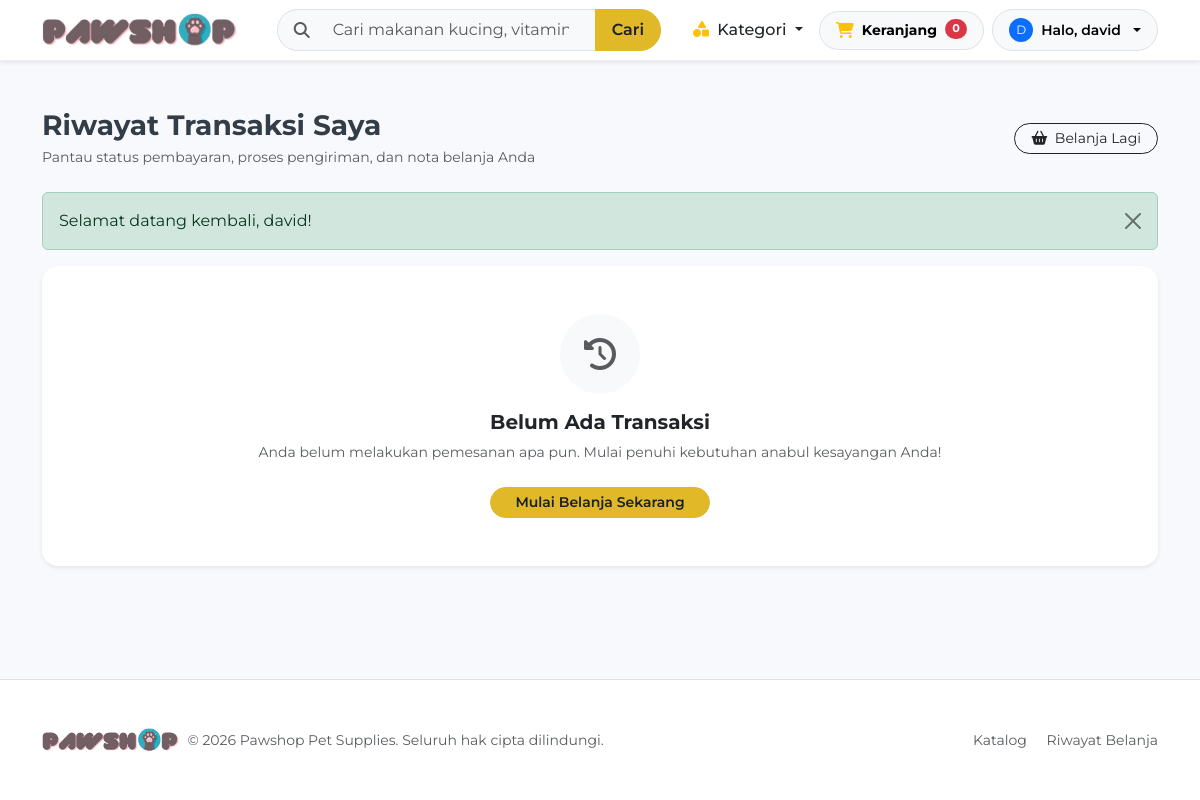
/customer/transactions.php (signed in), run on an earlier commit of the app's database.
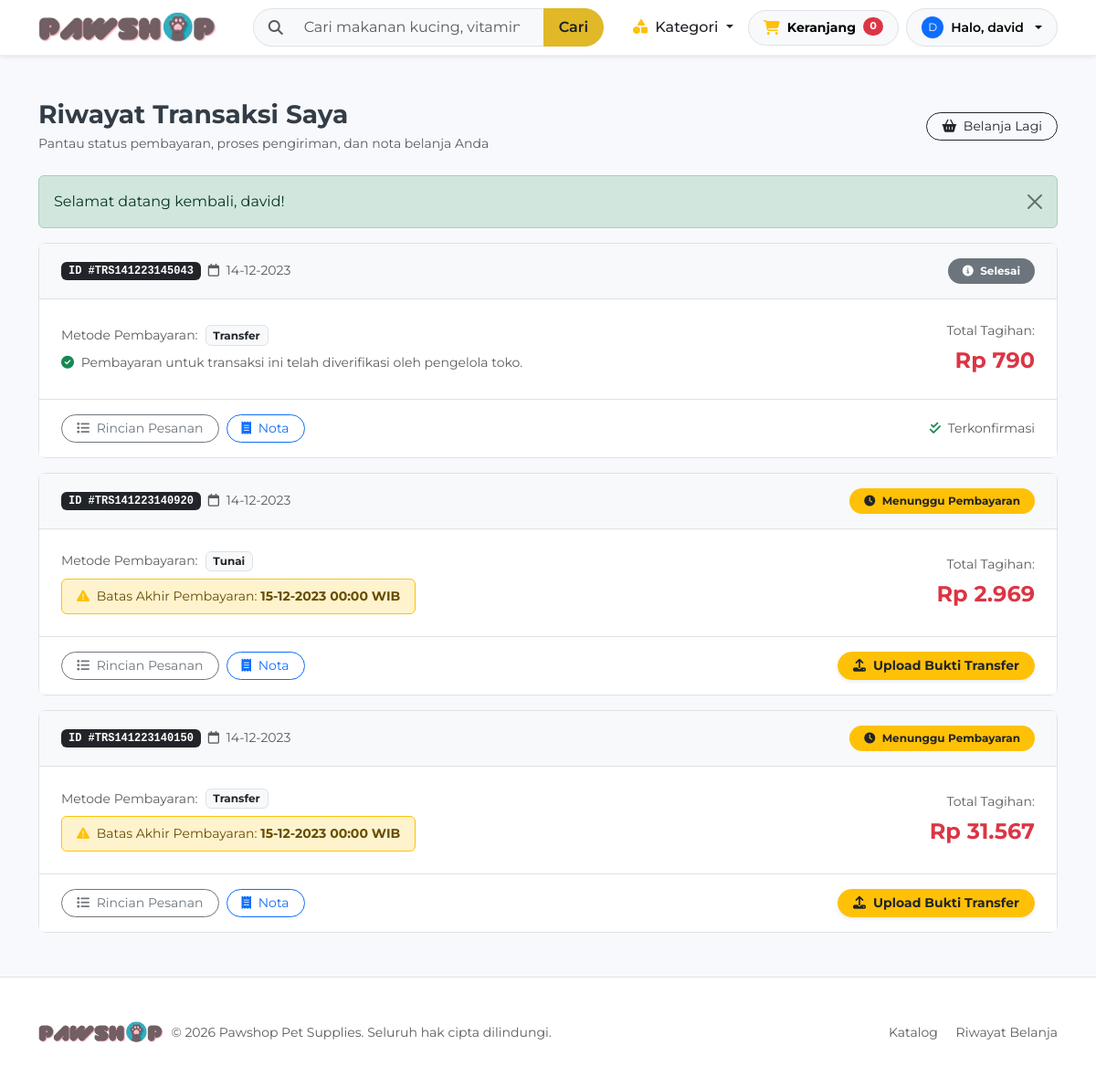
And on a later commit of the database.
### tables this page shows
CREATE TABLE IF NOT EXISTS `transaksi` (
  `id` varchar(25) NOT NULL,
  `timestamp` varchar(30) NOT NULL,
  `user_id` int(11) NOT NULL,
  `total_amount` int(11) NOT NULL,
  `payment_method` varchar(50) NOT NULL,
  `bukti_pembayaran` varchar(255) DEFAULT NULL,
  `status_id` int(11) NOT NULL,
  `expiry_date` bigint(20) DEFAULT NULL,
  PRIMARY KEY (`id`),
  KEY `user_id` (`user_id`),
  KEY `status_id` (`status_id`)
);

CREATE TABLE IF NOT EXISTS `status` (
  `id` int(11) NOT NULL AUTO_INCREMENT,
  `name` varchar(50) NOT NULL,
  PRIMARY KEY (`id`)
);

### config/database.php (called while the page is built, shortened)
<?php
spl_autoload_register(function ($class) {
    $prefix = 'App\\';
    $base_dir = ROOT_PATH . '/src/';
    $len = strlen($prefix);
    $relative_class = substr($class, $len);
    $file = $base_dir . str_replace('\\', '/', $relative_class) . '.php';
});
require_once ROOT_PATH . '/src/helpers.php';

### src/AuthService.php (called while the page is built, shortened)
<?php
class AuthService
{
    public static function getCurrentUserId(): ?int
    {
        return isset($_SESSION['userid']) ? (int)$_SESSION['userid'] : null;
    }
}

### src/Database.php (called while the page is built, shortened)
<?php
class Database
{
    private static ?Database $instance = null;
    private function __construct()
    {
        $host = getenv('DB_HOST') ?: 'localhost';
        $user = getenv('DB_USER') ?: 'root';
        $pass = getenv('DB_PASS') !== false ? getenv('DB_PASS') : '';
        $name = getenv('DB_NAME') ?: 'pawshop';
        $port = getenv('DB_PORT') ? (int)getenv('DB_PORT') : 3306;
        if (extension_loaded('pdo_mysql')) {
            $dsn = "mysql:host={$host};port={$port};dbname={$name};charset=utf8mb4";
            $options = [
                PDO::ATTR_ERRMODE            => PDO::ERRMODE_EXCEPTION,
                PDO::ATTR_DEFAULT_FETCH_MODE => PDO::FETCH_ASSOC,
                PDO::ATTR_EMULATE_PREPARES   => false,
            ];
            try {
                $this->pdo = new PDO($dsn, $user, $pass, $options);
                $this->usePdo = true;
                return;
            } catch (PDOException $e) {
            }
        }
        die("Database connection failed: Neither PDO (pdo_mysql) nor MySQLi extension is installed.");
    }
    public static function getInstance(): Database
    {
        if (self::$instance === null) {
            self::$instance = new self();
        }
        return self::$instance;
    }
    public static function query(string $sql, array $params = []): array
    {
        $db = self::getInstance();
        if ($db->usePdo && $db->pdo) {
            $stmt = $db->pdo->prepare($sql);
            $stmt->execute($params);
            return $stmt->fetchAll();
        }
        return [];
    }
}

### src/OrderService.php (called while the page is built, shortened)
<?php
class OrderService
{
    public static function getOrdersByUser(int $userId): array
    {
        return Database::query(
            "SELECT t.*, s.name AS status_name
             FROM transaksi t
             JOIN status s ON t.status_id = s.id
             WHERE t.user_id = ?
             ORDER BY t.id DESC",
            [$userId]
        );
    }
}

### customer/transactions.php (the view, shortened to what the changed rows need)
<?php
require_once __DIR__ . '/../config/database.php';
$userId = AuthService::getCurrentUserId();
$orders = OrderService::getOrdersByUser($userId);
include __DIR__ . '/../includes/header.php';
?>
<main class="container py-5">
  <div class="d-flex flex-column flex-sm-row justify-content-between align-items-sm-center gap-3 mb-4">
    <div>
    </div>
    <a href="<?= BASE_URL ?>index.php" class="btn btn-outline-dark btn-sm rounded-pill px-3">
    </a>
  </div>
  <?= render_flash() ?>
  <?php if (!empty($orders)): ?>
    <div class="d-flex flex-column gap-3">
      <?php foreach ($orders as $row): ?>
        <?php
        $statusId = (int)$row['status_id'];
        $badgeClass = 'bg-secondary';
        $badgeIcon = 'fa-circle-info';
        if ($statusId === 1) {
            $badgeClass = 'bg-warning text-dark';
            $badgeIcon = 'fa-clock';
        } elseif ($statusId === 2) {
            $badgeClass = 'bg-info text-white';
            $badgeIcon = 'fa-boxes-packing';
        } elseif ($statusId === 3) {
            $badgeClass = 'bg-primary';
            $badgeIcon = 'fa-truck-fast';
        } elseif ($statusId === 4) {
            $badgeClass = 'bg-success';
            $badgeIcon = 'fa-circle-check';
        } elseif ($statusId === 5) {
            $badgeClass = 'bg-danger';
            $badgeIcon = 'fa-circle-xmark';
        }
        $formattedExpiry = "-";
        if (!empty($row['expiry_date'])) {
            $rawExp = $row['expiry_date'];
            if (is_numeric($rawExp) && (int)$rawExp > 1000000000 && (int)$rawExp < 3000000000) {
                $formattedExpiry = date("d-m-Y H:i", (int)$rawExp) . " WIB";
            } elseif (!empty($row['timestamp'])) {
                $orderTime = strtotime($row['timestamp']);
                if ($orderTime !== false) {
                    $formattedExpiry = date("d-m-Y H:i", $orderTime + 86400) . " WIB";
                }
            }
        }
        ?>
        <div class="card border rounded-3 shadow-none bg-white">
          <div class="card-header bg-light border-bottom d-flex flex-wrap justify-content-between align-items-center py-3 px-4 gap-2">
            <div class="d-flex align-items-center gap-2 flex-wrap">
              <span class="badge bg-dark font-monospace px-2 py-1">ID #<?= $row['id'] ?></span>
              <span class="text-muted small">
                <i class="fa-regular fa-calendar me-1"></i> <?= $row['timestamp'] ?>
              </span>
            </div>
            <span class="badge <?= $badgeClass ?> px-3 py-2 rounded-pill small">
              <i class="fa-solid <?= $badgeIcon ?> me-1"></i> <?= htmlspecialchars($row['status_name']) ?>
            </span>
          </div>
          <div class="card-body p-4">
            <div class="row g-3 align-items-center">
              <div class="col-md-7">
                <div class="d-flex align-items-center gap-2 mb-2">
                  <span class="text-muted small">Metode Pembayaran:</span>
                  <span class="badge bg-light text-dark border"><?= htmlspecialchars($row['payment_method']) ?></span>
                </div>
                <?php if ($statusId === 1): ?>
                  <div class="alert alert-warning bg-opacity-25 border-warning py-2 px-3 small mb-0 d-inline-block">
                    <i class="fa-solid fa-triangle-exclamation text-warning me-1"></i>
                    Batas Akhir Pembayaran: <strong><?= $formattedExpiry ?></strong>
                  </div>
                <?php else: ?>
                  <p class="text-muted small mb-0">
                    <i class="fa-solid fa-circle-check text-success me-1"></i> Pembayaran untuk transaksi ini telah diverifikasi oleh pengelola toko.
                  </p>
                <?php endif; ?>
              </div>
              <div class="col-md-5 text-md-end">
                <span class="text-muted small d-block mb-1">Total Tagihan:</span>
                <span class="fs-4 fw-bold text-danger"><?= format_rupiah($row['total_amount']) ?></span>
              </div>
            </div>
          </div>
          <div class="card-footer bg-white border-top d-flex flex-wrap justify-content-between align-items-center py-3 px-4 gap-2">
            <div class="d-flex gap-2">
              <a href="<?= BASE_URL ?>customer/transaction-detail.php?id=<?= $row['id'] ?>" class="btn btn-outline-secondary btn-sm rounded-pill px-3">
                <i class="fa-solid fa-list me-1"></i> Rincian Pesanan
              </a>
              <a href="<?= BASE_URL ?>customer/invoice.php?id=<?= $row['id'] ?>" target="_blank" class="btn btn-outline-primary btn-sm rounded-pill px-3">
                <i class="fa-solid fa-receipt me-1"></i> Nota
              </a>
            </div>
            <?php if ($statusId === 1): ?>
              <button type="button" class="btn btn-warning text-dark fw-bold btn-sm rounded-pill px-3 shadow-sm" data-bs-toggle="modal" data-bs-target="#uploadProofModal" data-id="<?= $row['id'] ?>">
                <i class="fa-solid fa-upload me-1"></i> Upload Bukti Transfer
              </button>
            <?php else: ?>
              <span class="small text-muted">
                <i class="fa-solid fa-check-double text-success me-1"></i> Terkonfirmasi
              </span>
            <?php endif; ?>
          </div>
        </div>
      <?php endforeach; ?>
    </div>
  <?php else: ?>
    <div class="card border-0 shadow-sm p-5 text-center bg-white rounded-4">
      <div class="bg-light rounded-circle d-inline-flex align-items-center justify-content-center mb-3 mx-auto" style="width: 80px; height: 80px;">
        <i class="fa-solid fa-clock-rotate-left text-muted fs-2"></i>
      </div>
      <h5 class="fw-bold text-dark">Belum Ada Transaksi</h5>
      <p class="text-muted small">Anda belum melakukan pemesanan apa pun. Mulai penuhi kebutuhan anabul kesayangan Anda!</p>
      <a href="<?= BASE_URL ?>index.php" class="btn btn-pawshop btn-sm rounded-pill px-4 mx-auto mt-2">
        Mulai Belanja Sekarang
      </a>
    </div>
  <?php endif; ?>
</main>
<?php include __DIR__ . '/../includes/footer.php'; ?>

### src/helpers.php (shortened to what the changed rows need)
<?php
if (!function_exists('format_rupiah')) {
    function format_rupiah(float|int|null $amount): string
    {
        return 'Rp ' . number_format((float)($amount ?? 0), 0, ',', '.');
    }
}
if (!function_exists('render_flash')) {
    function render_flash(): string
    {
        $html = '';
        foreach ($_SESSION['flash_messages'] as $msg) {
            $type = htmlspecialchars($msg['type']);
            $text = htmlspecialchars($msg['message']);
            $html .= "<div class=\"alert alert-{$type} alert-dismissible fade show my-3\" role=\"alert\">";
            $html .= $text;
            $html .= '<button type="button" class="btn-close" data-bs-dismiss="alert" aria-label="Close"></button>';
            $html .= "</div>";
        }
        return $html;
    }
}

What changed in the data, as far as the page shows it:
added transaksi: id "TRS141223145043", timestamp "14-12-2023", status.name "Selesai", payment_method "Transfer", shows "Pembayaran untuk transaksi ini telah diverifikasi oleh pengelola toko.", total_amount "Rp 790", shows "Terkonfirmasi"
added transaksi: id "TRS141223140920", timestamp "14-12-2023", status.name "Menunggu Pembayaran", payment_method "Tunai", timestamp "15-12-2023 00:00 WIB", total_amount "Rp 2.969"
added transaksi: id "TRS141223140150", timestamp "14-12-2023", status.name "Menunggu Pembayaran", payment_method "Transfer", timestamp "15-12-2023 00:00 WIB", total_amount "Rp 31.567"
Also different on the page:
text no longer shown: "Belum Ada Transaksi Anda belum melakukan pemesanan apa pun. Mulai penuhi kebutuhan anabul kesayangan Anda! Mulai Belanja Sekarang"
